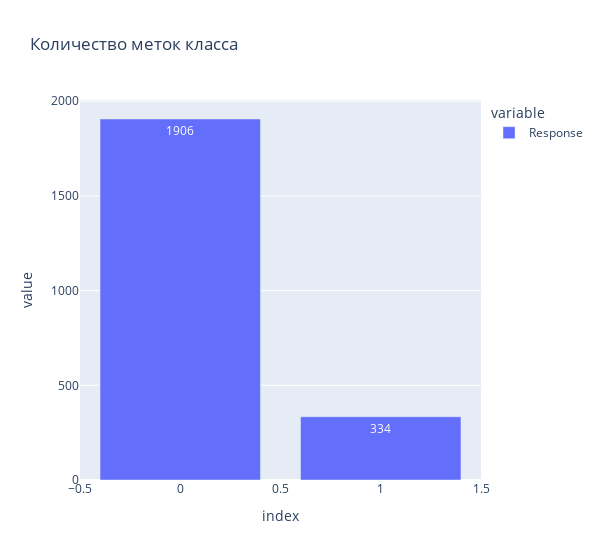

The cell this chart's notebook holds for it:
### Markdown cell above
<h3> EDA </h3>

### Code cell
# Столбчатая диаграмма количества меток
px.bar(data["Response"].value_counts(), width=600,
       title="Количество меток класса", text_auto=True)

### Figure 1 — Plotly figure (JSON) as saved in the notebook; plotly's stock layout.template omitted (floating-point values rounded to 4 significant figures)
{"data": [{"alignmentgroup": "True", "hovertemplate": "variable=Response<br>index=%{x}<br>value=%{y}<extra></extra>", "legendgroup": "Response", "marker": {"color": "#636efa", "pattern": {"shape": ""}}, "name": "Response", "offsetgroup": "Response", "orientation": "v", "showlegend": true, "textposition": "auto", "texttemplate": "%{y}", "x": [0, 1], "xaxis": "x", "y": [1906, 334], "yaxis": "y", "type": "bar"}], "layout": {"xaxis": {"anchor": "y", "domain": [0.0, 1.0], "title": {"text": "index"}}, "yaxis": {"anchor": "x", "domain": [0.0, 1.0], "title": {"text": "value"}}, "legend": {"title": {"text": "variable"}, "tracegroupgap": 0}, "title": {"text": "Количество меток класса"}, "barmode": "relative", "width": 600}}
